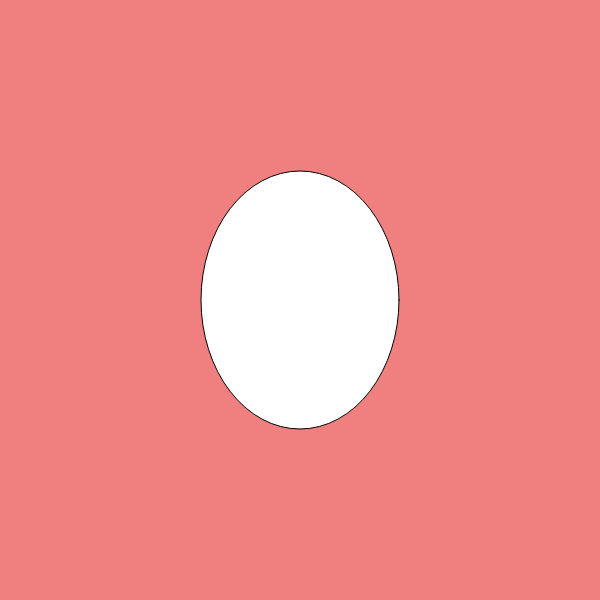
Frame 1 (no input)
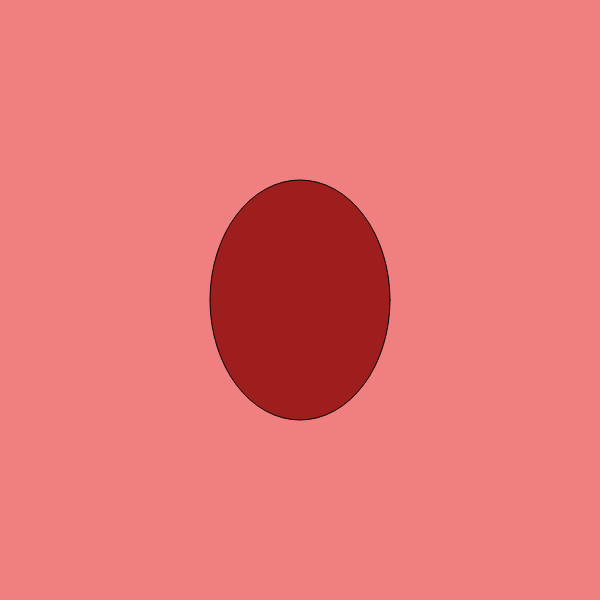
Frame 60 (no input)
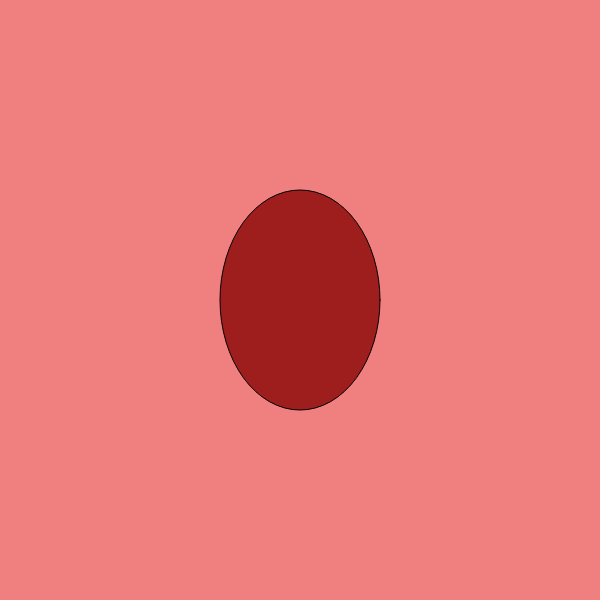
Frame 120 (the mouse pressed at the canvas centre since frame 60)

The p5.js sketch that drew these frames (run headless with seeded random() and noise() and a simulated clock; from frame 60 on, the mouse is pressed at the canvas centre):

// p5.js sketch
// ── sketch.js
// 練習問題「心臓の鼓動のように大きくなったり小さくなったりする円」
let speed;
let cycle;

function setup(){
  createCanvas(600, 600);
  speed =0;
  cycle = 100;
  x = width / 2;
  y = height / 2;
  vx = 2;
  vy = 2; 
 
}

function draw(){
  background(240,128,128);  
  speed = (speed+2) % cycle;
 
  console.log(speed)

  let size = -speed;
  ellipse(x, y, size+200,size+260);
  if(keyIsDown(LEFT_ARROW)){ x -= 5; }
  if(keyIsDown(RIGHT_ARROW)){ x += 5; }
  if(keyIsDown(UP_ARROW)){ y -= 5; }
  if(keyIsDown(DOWN_ARROW)){ y += 5; }
  if(keyIsDown("A".charCodeAt(0))){ 
    speed = (speed+3) % cycle; }
  if(keyIsDown(" ".charCodeAt(0))){ 
    x += vx;
    y += vy;
  
    // 跳ね返りは「速度 × -1」
    if(x < 0 || x > width){ vx = -0.1 * vx; }
    if(y < 0 || y > height){ vy = -0.1 * vy;}
  }

  fill(158, 30, 30)
  }

 
